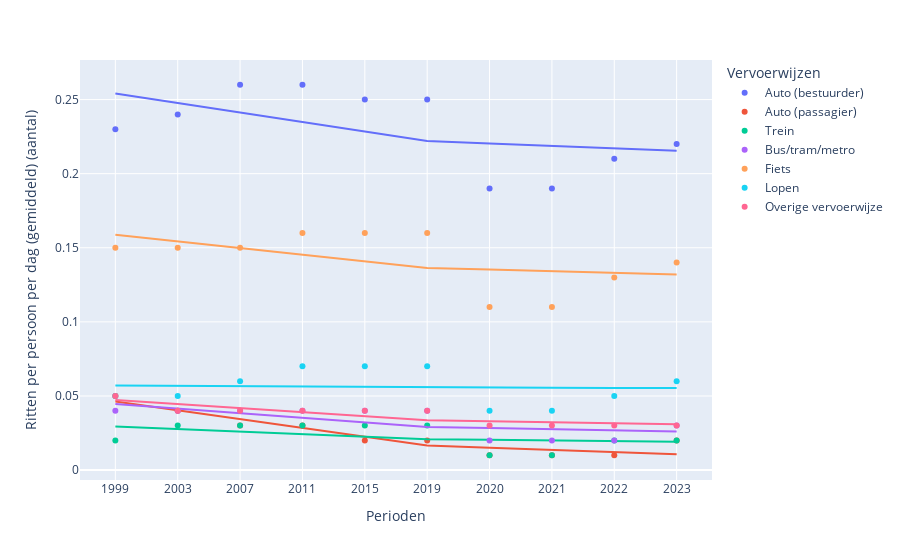

Notebook code cell kept with this figure:
### Code cell
df_mat_total = df_mat[
    (df_mat['Geslacht'] == "Totaal mannen en vrouwen") &
    (df_mat["Leeftijd"] == "Totaal") &
    (df_mat["Vervoerwijzen"] != "Totaal")&
    (df_mat["Reismotieven"] == "Van en naar het werk")]

fig = px.scatter(df_mat_total,
              x='Perioden',
              y='Ritten per persoon per dag (gemiddeld) (aantal)',
              color="Vervoerwijzen",
              trendline="ols")

fig.update_yaxes(type='linear')
fig.show()

### Figure 1 — Plotly figure (JSON) as saved in the notebook; plotly's stock layout.template omitted (floating-point values rounded to 4 significant figures)
{"data": [{"hovertemplate": "Vervoerwijzen=Auto (bestuurder)<br>Perioden=%{x}<br>Ritten per persoon per dag (gemiddeld) (aantal)=%{y}<extra></extra>", "legendgroup": "Auto (bestuurder)", "marker": {"color": "#636efa", "symbol": "circle"}, "mode": "markers", "name": "Auto (bestuurder)", "orientation": "v", "showlegend": true, "type": "scatter", "x": ["1999", "2003", "2007", "2011", "2015", "2019", "2020", "2021", "2022", "2023"], "xaxis": "x", "y": ["    0.23", "    0.24", "    0.26", "    0.26", "    0.25", "    0.25", "    0.19", "    0.19", "    0.21", "    0.22"], "yaxis": "y"}, {"hovertemplate": "<b>OLS trendline</b><br>Ritten per persoon per dag (gemiddeld) (aantal) = -0.00160606 * Perioden + 3.46461<br>R<sup>2</sup>=0.266004<br><br>Vervoerwijzen=Auto (bestuurder)<br>Perioden=%{x}<br>Ritten per persoon per dag (gemiddeld) (aantal)=%{y} <b>(trend)</b><extra></extra>", "legendgroup": "Auto (bestuurder)", "marker": {"color": "#636efa", "symbol": "circle"}, "mode": "lines", "name": "Auto (bestuurder)", "showlegend": false, "type": "scatter", "x": ["1999", "2003", "2007", "2011", "2015", "2019", "2020", "2021", "2022", "2023"], "xaxis": "x", "y": [0.2541, 0.2477, 0.2412, 0.2348, 0.2284, 0.222, 0.2204, 0.2188, 0.2172, 0.2155], "yaxis": "y"}, {"hovertemplate": "Vervoerwijzen=Auto (passagier)<br>Perioden=%{x}<br>Ritten per persoon per dag (gemiddeld) (aantal)=%{y}<extra></extra>", "legendgroup": "Auto (passagier)", "marker": {"color": "#EF553B", "symbol": "circle"}, "mode": "markers", "name": "Auto (passagier)", "orientation": "v", "showlegend": true, "type": "scatter", "x": ["1999", "2003", "2007", "2011", "2015", "2019", "2020", "2021", "2022", "2023"], "xaxis": "x", "y": ["    0.05", "    0.04", "    0.03", "    0.03", "    0.02", "    0.02", "    0.01", "    0.01", "    0.01", "    0.02"], "yaxis": "y"}, {"hovertemplate": "<b>OLS trendline</b><br>Ritten per persoon per dag (gemiddeld) (aantal) = -0.00148485 * Perioden + 3.01448<br>R<sup>2</sup>=0.887288<br><br>Vervoerwijzen=Auto (passagier)<br>Perioden=%{x}<br>Ritten per persoon per dag (gemiddeld) (aantal)=%{y} <b>(trend)</b><extra></extra>", "legendgroup": "Auto (passagier)", "marker": {"color": "#EF553B", "symbol": "circle"}, "mode": "lines", "name": "Auto (passagier)", "showlegend": false, "type": "scatter", "x": ["1999", "2003", "2007", "2011", "2015", "2019", "2020", "2021", "2022", "2023"], "xaxis": "x", "y": [0.04627, 0.04033, 0.03439, 0.02845, 0.02252, 0.01658, 0.01509, 0.01361, 0.01212, 0.01064], "yaxis": "y"}, {"hovertemplate": "Vervoerwijzen=Trein<br>Perioden=%{x}<br>Ritten per persoon per dag (gemiddeld) (aantal)=%{y}<extra></extra>", "legendgroup": "Trein", "marker": {"color": "#00cc96", "symbol": "circle"}, "mode": "markers", "name": "Trein", "orientation": "v", "showlegend": true, "type": "scatter", "x": ["1999", "2003", "2007", "2011", "2015", "2019", "2020", "2021", "2022", "2023"], "xaxis": "x", "y": ["    0.02", "    0.03", "    0.03", "    0.03", "    0.03", "    0.03", "    0.01", "    0.01", "    0.02", "    0.02"], "yaxis": "y"}, {"hovertemplate": "<b>OLS trendline</b><br>Ritten per persoon per dag (gemiddeld) (aantal) = -0.000424242 * Perioden + 0.877424<br>R<sup>2</sup>=0.194734<br><br>Vervoerwijzen=Trein<br>Perioden=%{x}<br>Ritten per persoon per dag (gemiddeld) (aantal)=%{y} <b>(trend)</b><extra></extra>", "legendgroup": "Trein", "marker": {"color": "#00cc96", "symbol": "circle"}, "mode": "lines", "name": "Trein", "showlegend": false, "type": "scatter", "x": ["1999", "2003", "2007", "2011", "2015", "2019", "2020", "2021", "2022", "2023"], "xaxis": "x", "y": [0.02936, 0.02767, 0.02597, 0.02427, 0.02258, 0.02088, 0.02045, 0.02003, 0.01961, 0.01918], "yaxis": "y"}, {"hovertemplate": "Vervoerwijzen=Bus/tram/metro<br>Perioden=%{x}<br>Ritten per persoon per dag (gemiddeld) (aantal)=%{y}<extra></extra>", "legendgroup": "Bus/tram/metro", "marker": {"color": "#ab63fa", "symbol": "circle"}, "mode": "markers", "name": "Bus/tram/metro", "orientation": "v", "showlegend": true, "type": "scatter", "x": ["1999", "2003", "2007", "2011", "2015", "2019", "2020", "2021", "2022", "2023"], "xaxis": "x", "y": ["    0.04", "    0.04", "    0.04", "    0.04", "    0.04", "    0.04", "    0.02", "    0.02", "    0.02", "    0.03"], "yaxis": "y"}, {"hovertemplate": "<b>OLS trendline</b><br>Ritten per persoon per dag (gemiddeld) (aantal) = -0.000772727 * Perioden + 1.58927<br>R<sup>2</sup>=0.486532<br><br>Vervoerwijzen=Bus/tram/metro<br>Perioden=%{x}<br>Ritten per persoon per dag (gemiddeld) (aantal)=%{y} <b>(trend)</b><extra></extra>", "legendgroup": "Bus/tram/metro", "marker": {"color": "#ab63fa", "symbol": "circle"}, "mode": "lines", "name": "Bus/tram/metro", "showlegend": false, "type": "scatter", "x": ["1999", "2003", "2007", "2011", "2015", "2019", "2020", "2021", "2022", "2023"], "xaxis": "x", "y": [0.04459, 0.0415, 0.03841, 0.03532, 0.03223, 0.02914, 0.02836, 0.02759, 0.02682, 0.02605], "yaxis": "y"}, {"hovertemplate": "Vervoerwijzen=Fiets<br>Perioden=%{x}<br>Ritten per persoon per dag (gemiddeld) (aantal)=%{y}<extra></extra>", "legendgroup": "Fiets", "marker": {"color": "#FFA15A", "symbol": "circle"}, "mode": "markers", "name": "Fiets", "orientation": "v", "showlegend": true, "type": "scatter", "x": ["1999", "2003", "2007", "2011", "2015", "2019", "2020", "2021", "2022", "2023"], "xaxis": "x", "y": ["    0.15", "    0.15", "    0.15", "    0.16", "    0.16", "    0.16", "    0.11", "    0.11", "    0.13", "    0.14"], "yaxis": "y"}, {"hovertemplate": "<b>OLS trendline</b><br>Ritten per persoon per dag (gemiddeld) (aantal) = -0.00112121 * Perioden + 2.40012<br>R<sup>2</sup>=0.246934<br><br>Vervoerwijzen=Fiets<br>Perioden=%{x}<br>Ritten per persoon per dag (gemiddeld) (aantal)=%{y} <b>(trend)</b><extra></extra>", "legendgroup": "Fiets", "marker": {"color": "#FFA15A", "symbol": "circle"}, "mode": "lines", "name": "Fiets", "showlegend": false, "type": "scatter", "x": ["1999", "2003", "2007", "2011", "2015", "2019", "2020", "2021", "2022", "2023"], "xaxis": "x", "y": [0.1588, 0.1543, 0.1498, 0.1454, 0.1409, 0.1364, 0.1353, 0.1342, 0.133, 0.1319], "yaxis": "y"}, {"hovertemplate": "Vervoerwijzen=Lopen<br>Perioden=%{x}<br>Ritten per persoon per dag (gemiddeld) (aantal)=%{y}<extra></extra>", "legendgroup": "Lopen", "marker": {"color": "#19d3f3", "symbol": "circle"}, "mode": "markers", "name": "Lopen", "orientation": "v", "showlegend": true, "type": "scatter", "x": ["1999", "2003", "2007", "2011", "2015", "2019", "2020", "2021", "2022", "2023"], "xaxis": "x", "y": ["    0.05", "    0.05", "    0.06", "    0.07", "    0.07", "    0.07", "    0.04", "    0.04", "    0.05", "    0.06"], "yaxis": "y"}, {"hovertemplate": "<b>OLS trendline</b><br>Ritten per persoon per dag (gemiddeld) (aantal) = -7.57576e-05 * Perioden + 0.208576<br>R<sup>2</sup>=0.003055<br><br>Vervoerwijzen=Lopen<br>Perioden=%{x}<br>Ritten per persoon per dag (gemiddeld) (aantal)=%{y} <b>(trend)</b><extra></extra>", "legendgroup": "Lopen", "marker": {"color": "#19d3f3", "symbol": "circle"}, "mode": "lines", "name": "Lopen", "showlegend": false, "type": "scatter", "x": ["1999", "2003", "2007", "2011", "2015", "2019", "2020", "2021", "2022", "2023"], "xaxis": "x", "y": [0.05714, 0.05683, 0.05653, 0.05623, 0.05592, 0.05562, 0.05555, 0.05547, 0.05539, 0.05532], "yaxis": "y"}, {"hovertemplate": "Vervoerwijzen=Overige vervoerwijze<br>Perioden=%{x}<br>Ritten per persoon per dag (gemiddeld) (aantal)=%{y}<extra></extra>", "legendgroup": "Overige vervoerwijze", "marker": {"color": "#FF6692", "symbol": "circle"}, "mode": "markers", "name": "Overige vervoerwijze", "orientation": "v", "showlegend": true, "type": "scatter", "x": ["1999", "2003", "2007", "2011", "2015", "2019", "2020", "2021", "2022", "2023"], "xaxis": "x", "y": ["    0.05", "    0.04", "    0.04", "    0.04", "    0.04", "    0.04", "    0.03", "    0.03", "    0.03", "    0.03"], "yaxis": "y"}, {"hovertemplate": "<b>OLS trendline</b><br>Ritten per persoon per dag (gemiddeld) (aantal) = -0.000681818 * Perioden + 1.41018<br>R<sup>2</sup>=0.748337<br><br>Vervoerwijzen=Overige vervoerwijze<br>Perioden=%{x}<br>Ritten per persoon per dag (gemiddeld) (aantal)=%{y} <b>(trend)</b><extra></extra>", "legendgroup": "Overige vervoerwijze", "marker": {"color": "#FF6692", "symbol": "circle"}, "mode": "lines", "name": "Overige vervoerwijze", "showlegend": false, "type": "scatter", "x": ["1999", "2003", "2007", "2011", "2015", "2019", "2020", "2021", "2022", "2023"], "xaxis": "x", "y": [0.04723, 0.0445, 0.04177, 0.03905, 0.03632, 0.03359, 0.03291, 0.03223, 0.03155, 0.03086], "yaxis": "y"}], "layout": {"legend": {"title": {"text": "Vervoerwijzen"}, "tracegroupgap": 0}, "margin": {"t": 60}, "xaxis": {"anchor": "y", "domain": [0, 1], "title": {"text": "Perioden"}}, "yaxis": {"anchor": "x", "domain": [0, 1], "title": {"text": "Ritten per persoon per dag (gemiddeld) (aantal)"}, "type": "linear"}}}
